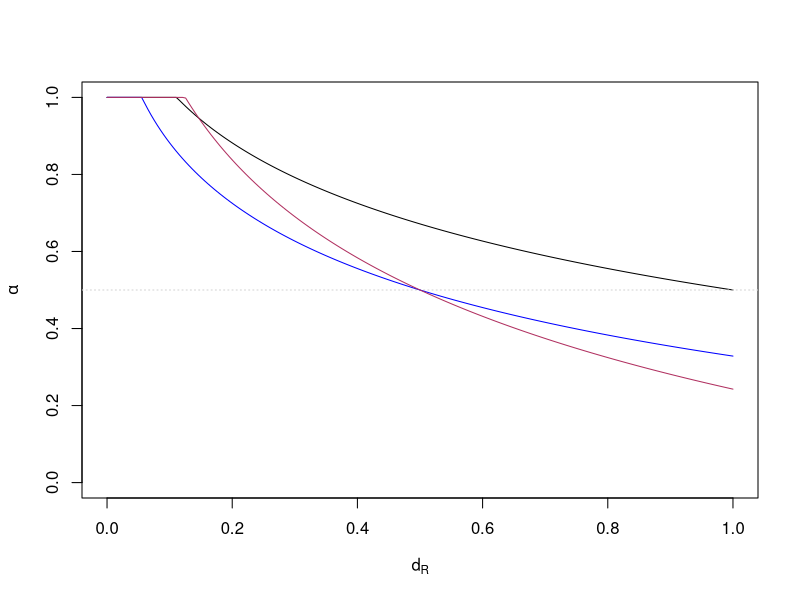
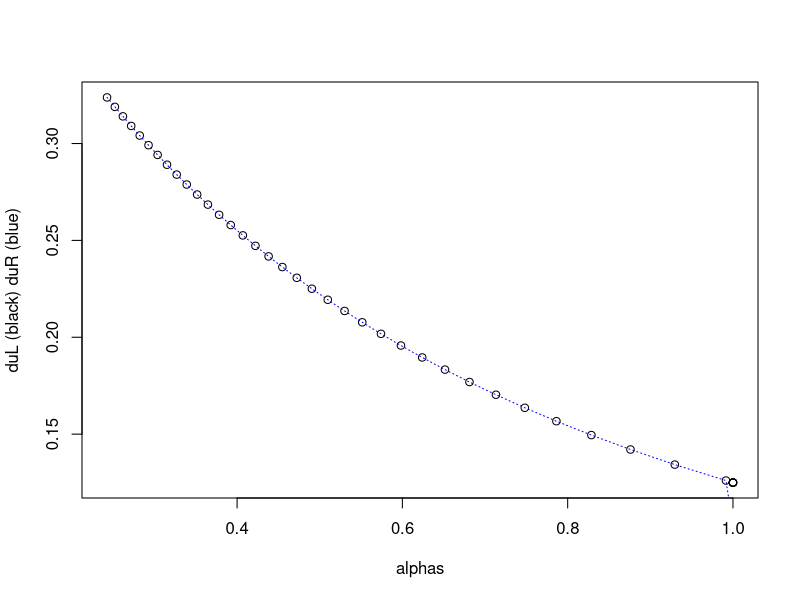
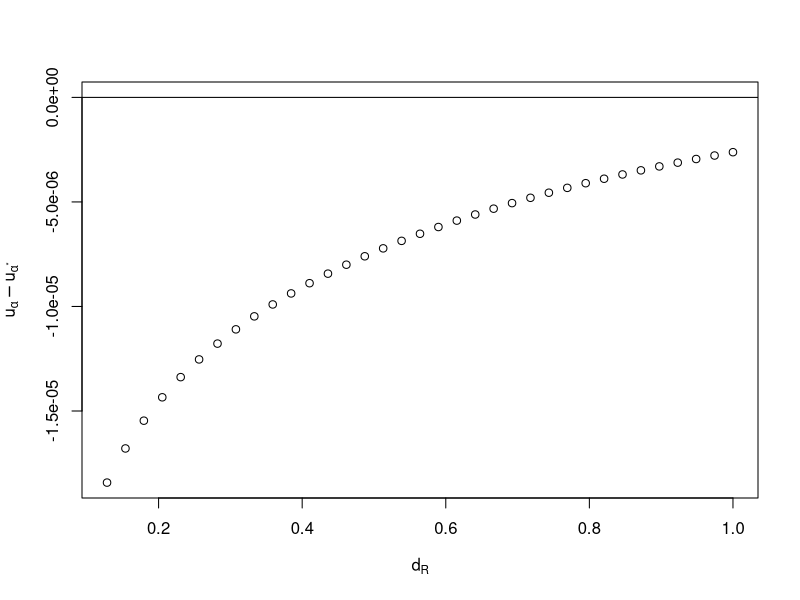
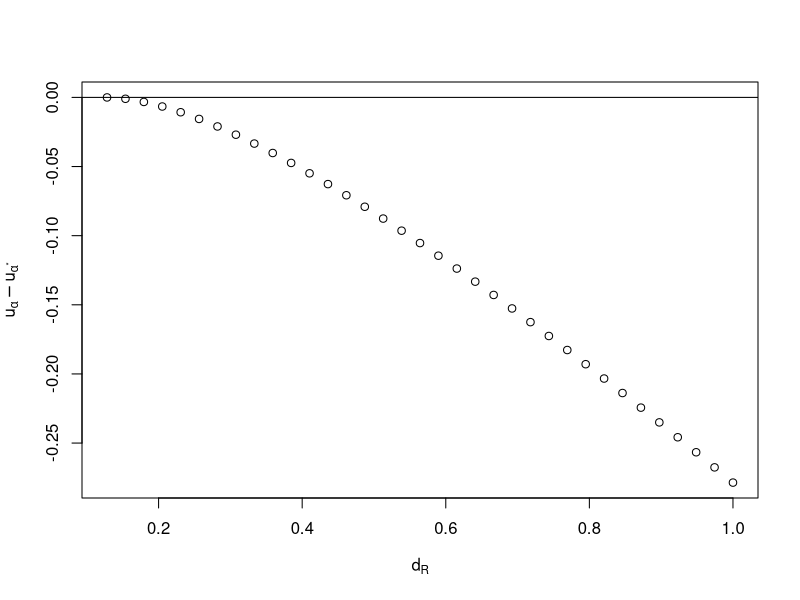
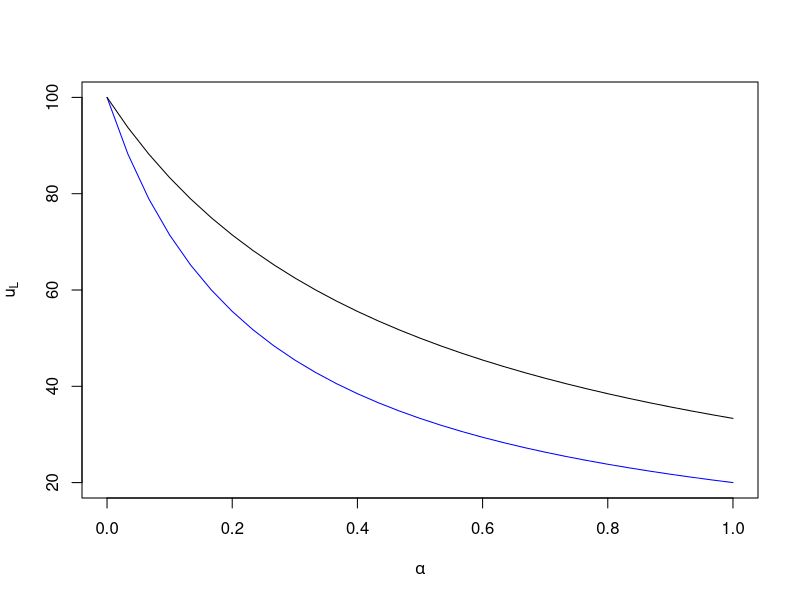
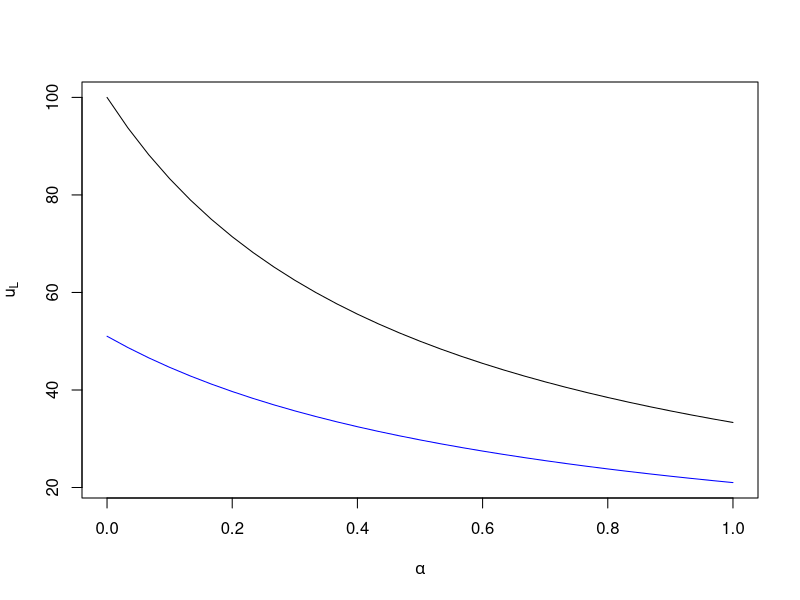
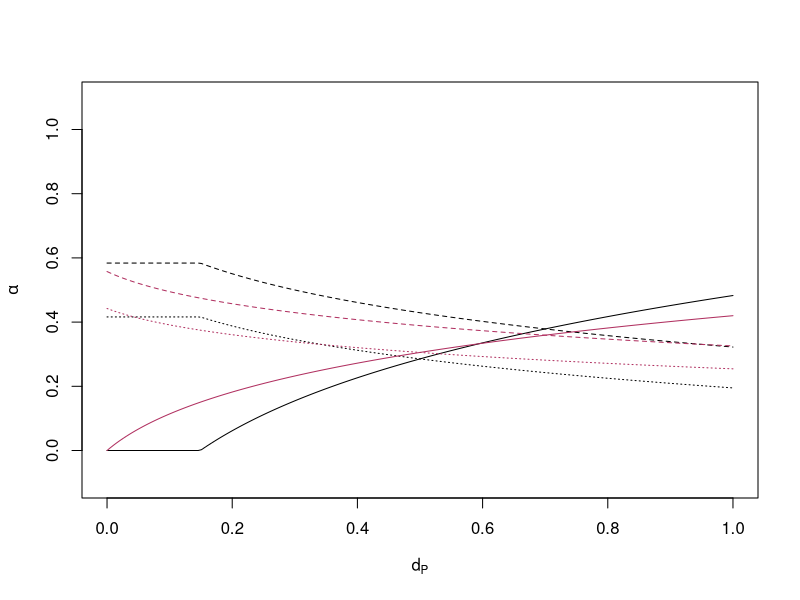
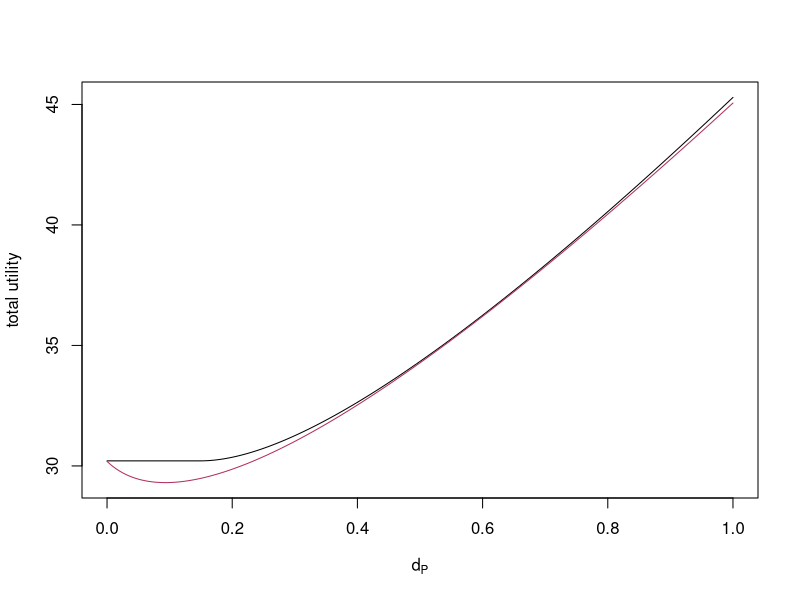

Write R code to recreate these figures, in order.
## ---- chunk 1
calc_alpha <- function(dL, dR, p){
  dLmdR = dL - dR
  #ifelse(cbind(dLmdR,dLmdR) == 0, c(0.5,0.5), {
  ifelse(dLmdR == 0, 0.5, {
    aeB = p$a_E*p$B
    A = aeB * dL + p$k_mn*(dL+dR)
    D = (aeB + 2*p$k_mn)*sqrt(dL*dR)
    d = aeB*dLmdR
    # q = p$k_mn^2 + aeB*(2+aeB)*dL/dLmdR
    # D = sqrt(A^2-q)
    # alpha0 <- ifelse(dL < dR, (A + D)/aeB, (A - D)/aeB)    
    # alpha <- pmin(1,pmax(0,alpha0))
    #alpha <- cbind((A+D)/d, (A-D)/d)
    alpha0 <- (A-D)/d  # only the second root is reasonable
    alpha <- pmin(1,pmax(0,alpha0))
  })
}
p = within(list(
  a_E = 0.1, 
  B=1, 
  e_P = 0,
  tau = 365/30,
  synB = 15
), k_mn <- a_E*B/2)
dR <- seq(0,1,length.out=5); dL <- 0.5
#calc_alpha(dL, seq(0,1,length.out=5), p)
nstep = 200
dRs = seq(0,1, length.out=nstep)
plot(dRs, calc_alpha(1,dRs,p), type="l", ylim=c(0,1), ylab=expression(alpha), xlab=expression(d[R]))
#plot(dRs, calc_alpha(0.5,dRs,p), type="l", ylim=c(0,1), ylab=expression(alpha), xlab=expression(d[R]))
abline(h=0.5, col="lightgray", lty="dotted")
lines(dRs, calc_alpha(0.5,dRs,p), col="blue")
pB <- within(p, B <- 0.5)
lines(dRs, calc_alpha(0.5,dRs,pB), col="maroon")
## ---- chunk 2
calc_du_dalpha <- function(alpha, dS, p, e_P =  p$e_P){
  aeB = p$a_E * p$B
  aeB * p$k_mn * dS / (e_P + p$k_mn + alpha*aeB)^2
}
dL <- 0.5
dRs = seq(0,1, length.out=40)
dE <- 0.2
alphas = calc_alpha(dL, dRs, pB)
duL = calc_du_dalpha(alphas, dL, pB)
duR = calc_du_dalpha(1-alphas, dRs, pB)
plot(alphas, duL, ylab="duL (black) duR (blue)")
lines(alphas, duR, col="blue", lty="dotted")
## ---- chunk 3
u_decomp <- function(alpha, dLorR, dE, p){
  dLorR/dE/(p$k_mn + alpha * p$a_E * p$B)
}
u_biomin <- function(alpha, dP, dE, p){
  dP*p$k_mn/dE/((p$k_mn + p$e_P)^2 + alpha * p$a_E * p$B * ((p$k_mn + p$e_P)))
}
u_2depoly <- function(alpha, dL, dR, dE, p){
  (alpha * u_decomp(alpha, dL, dE, p) + (1-alpha)* u_decomp((1-alpha), dR, dE, p))*p$a_E*p$B*dE
}
du_dalphaS <- function(alpha, dS, p, e_P =  p$e_P){
  aeB = p$a_E * p$B
  aeB * p$k_mn * dS / (e_P + p$k_mn + alpha*aeB)^2
}
du_dalpha <- function(alpha3, dL, dR, dP, p){
  if (is.matrix(alpha3)) {
    cbind(
      du_dalphaS(alpha3[,"L", drop=FALSE], dL, p, e_P = 0),
      du_dalphaS(alpha3[,"R", drop=FALSE], dR, p, e_P = 0),
      du_dalphaS(alpha3[,"P", drop=FALSE], dP, p)
    )#,c("L","R","P"))
  } else {
    c(
      du_dalphaS(alpha3["L"], dL, p, e_P = 0),
      du_dalphaS(alpha3["R"], dR, p, e_P = 0),
      du_dalphaS(alpha3["P"], dP, p)
    )
  }
}
## ---- chunk 4
is_ess <- alphas < 1 & alphas > 0
aps = 0.99 * alphas
u_ap = u_2depoly(aps, dL, dRs, dE, pB)
u_a =  u_2depoly(alphas, dL, dRs, dE, pB)
#rbind(dRs, u_ap, u_a, u_ap - u_a)[,is_ess]
#plot(dRs[is_ess], u_a[is_ess], type="l")
#lines(dRs[is_ess], u_ap[is_ess], col="blue")
plot(dRs[is_ess], (u_ap - u_a)[is_ess], ylab=expression(u[alpha]-u[alpha^'*']), 
     xlab=expression(d[R]), ylim=c(min((u_ap - u_a)[is_ess]),0))
abline(h=0)
#max((u_ap - u_a)[is_ess], na.rm = TRUE)
## ---- chunk 5
is_ess <- alphas < 1 & alphas > 0
aps = pmax(1,1.01 * alphas)
u_ap = u_2depoly(aps, dL, dRs, dE, pB)
u_a =  u_2depoly(alphas, dL, dRs, dE, pB)
#rbind(dRs, u_ap, u_a, u_ap - u_a)[,is_ess]
#plot(dRs[is_ess], u_a[is_ess], type="l")
#lines(dRs[is_ess], u_ap[is_ess], col="blue")
plot(dRs[is_ess], (u_ap - u_a)[is_ess], ylab=expression(u[alpha]-u[alpha^'*']), 
     xlab=expression(d[R]), ylim=c(min((u_ap - u_a)[is_ess]),0))
abline(h=0)
max((u_ap - u_a)[is_ess], na.rm = TRUE)
## ---- chunk 6
calc_alpha3_optL <- function(alphaP, dL, dR, dP, p){
  dLmdR = dL - dR
  #ifelse(cbind(dLmdR,dLmdR) == 0, c(0.5,0.5), {
  ifelse(dLmdR == 0, 0.5, {
    aeB = p$a_E*p$B
    A = aeB*(1-alphaP) * dL + p$k_mn*(dL+dR)
    D = (aeB*(1-alphaP) + 2*p$k_mn)*sqrt(dL*dR)
    d = aeB*dLmdR
    # q = p$k_mn^2 + aeB*(2+aeB)*dL/dLmdR
    # D = sqrt(A^2-q)
    # alpha0 <- ifelse(dL < dR, (A + D)/aeB, (A - D)/aeB)    
    # alpha <- pmin(1,pmax(0,alpha0))
    #alpha <- cbind((A+D)/d, (A-D)/d)
    alpha0 <- (A-D)/d  # only the second root is reasonable
    alpha <- pmin(1,pmax(0,alpha0))
  })
}
calc_alpha3_optLRP <- function(dL,dR, dP, p){
  aeB = p$a_E*p$B
  A = 2*aeB*dL^(3/2)*dP*sqrt(dR) - aeB*dL^2*dP - aeB*dL*dP*dR + 4*dL^(3/2)*dP*sqrt(dR)*p$k_mn - dL^3*p$e_P - dL^3*p$k_mn - 
      2*dL^2*dP*p$k_mn + 2*dL^2*dR*p$e_P + 2*dL^2*dR*p$k_mn - 2*dL*dP*dR*p$k_mn - dL*dR^2*p$e_P - dL*dR^2*p$k_mn 
  D = sqrt(dP)*(aeB + p$e_P + 3*p$k_mn)*sqrt(-2*dL^(9/2)*sqrt(dR) + 4*dL^(7/2)*dR^(3/2) - 2*dL^(5/2)*dR^(5/2) + dL^5 - dL^4*dR - dL^3*dR^2 + dL^2*dR^3)
  B = aeB*(2*dL^(3/2)*dP*sqrt(dR) + dL^3 - dL^2*dP - 2*dL^2*dR - dL*dP*dR + dL*dR^2)
  alphaP <- (A+D)/B
  alphaL <- calc_alpha3_optL(alphaP, dL,dR,dP,p)
  alphaR <- 1-alphaL-alphaP
  alpha=cbind(L=alphaL,R=alphaR,P=alphaP)
  alpha
}
.tmp.f <- function(){
  dL = 0.7; dR = 0.5; dP = 0.3
  p = within(list(
    a_E = 0.1, 
    B=1, 
    e_P = 0,
    tau = 365/30,
    synB = 15
  ), k_mn <- a_E*B/2)
  calc_alpha3_optLRP(dL,dR,dP,p)
  calc_alpha3_optLRP(dL,dR,c(0.3,0.5),p)
  #sum(alpha3)
}
## ---- chunk 7
calc_alphaS_optSP <- function(dS, dP, p){
  dLmdR = dS - dP
  #ifelse(cbind(dLmdR,dLmdR) == 0, c(0.5,0.5), {
  alphaL <- ifelse(dLmdR == 0, 0.5, {
    aeB = p$a_E*p$B
    A = (aeB+p$e_P+p$k_mn)*dL + p$k_mn*dP
    D = sqrt(dL*dP)*(aeB + p$e_P + 2*p$k_mn)
    d = aeB*dLmdR
    # q = p$k_mn^2 + aeB*(2+aeB)*dL/dLmdR
    # D = sqrt(A^2-q)
    # alpha0 <- ifelse(dL < dR, (A + D)/aeB, (A - D)/aeB)    
    # alpha <- pmin(1,pmax(0,alpha0))
    #alpha <- cbind((A+D)/d, (A-D)/d)
    alpha0 <- (A-D)/d  # only the second root is reasonable
    alphaL <- pmin(1,pmax(0,alpha0))
  })
  alphaL
}
.tmp.f <- function(){
  dL = 0.7; dR = 0.1; dP = 0.3
  p = within(list(
    a_E = 0.1, 
    B=1, 
    e_P = 0,
    tau = 365/30,
    synB = 15
  ), k_mn <- a_E*B/2)
  calc_alphaS_optSP(dL,seq(0,1,length.out=5),p)
  #sum(alpha3)
}
## ---- chunk 8
# utility of depolymerizing enzyme
p = within(list(
  a_E = 0.1, 
  B=1, 
  e_P = 0
), k_mn <- a_E*B/2)
alpha = seq(0,1,length.out=31)
dL = dLorR= 1
dR = 0.7
dP = seq(0,1,length.out=30)
dE = 0.2
plot(u_decomp(alpha, dL, dE,  within(p, B <-2)) ~ alpha, type = "l", col="blue",
     ylab=expression(u[L]), xlab=expression(alpha))
lines(u_decomp(alpha, dL, dE, p) ~ alpha)
## ---- chunk 9
# utility of biomineralizing enzyme
u_e0 <- u_biomin(alpha, dL, dE,  p)
u_e1 <- u_biomin(alpha, dL, dE, within(p, e_P <- a_E*B/5))
plot(u_e0 ~ alpha, type = "l", ylim=range(c(u_e0,u_e1)),
     ylab=expression(u[L]), xlab=expression(alpha))
lines(u_e1 ~ alpha,col="blue")
## ---- chunk 10
calc_alpha3_opt = function (dL,dR, dP, p, dE=0.2){
  dumax = sort(du_dalpha(c(L=0,R=0,P=0), dL, dR, dP, p), decreasing = TRUE)
  if(names(dumax[1]) == "L") {
    du1 = du_dalphaS(1, dL, p, e_P=0)
    if (du1 > dumax[2]) return(c(L=1,R=0,P=0))
    if (names(dumax[2]) == "R"){
      alphaL = calc_alpha(dL, dR, p)
      du2 = du_dalphaS(alphaL, dL, p, e_P = 0)
      if (du2 > dumax[3]) return(c(L=alphaL,R=(1-alphaL),P=0))
    } else { # umax2 must be P
      alphaL = calc_alphaS_optSP(dL,dP,p)
      du2 = du_dalphaS(alphaL, dL, p, e_P = 0)
      if (du2 > dumax[3]) return(c(L=alphaL,R=0,P=(1-alphaL)))
    }
    alpha3 = calc_alpha3_optLRP(dL,dR,dP,p)
    return(alpha3)
  }
  if(names(dumax[1]) == "R") {
    du1 = du_dalphaS(1, dR, p, e_P = 0)
    if (du1 > dumax[2]) return(c(L=0,R=1,P=0))
    if (names(dumax[2]) == "L"){
      alphaL = calc_alpha(dL, dR, p)
      du2 = du_dalphaS(alphaL, dL, p, e_P = 0)
      if (du2 > dumax[3]) return(c(L=alphaL,R=(1-alphaL),P=0))
    } else { # umax2 must be P
      alphaR = calc_alphaS_optSP(dR,dP,p)
      du2 = du_dalphaS(alphaR, dR, p, e_P = 0)
      if (du2 > dumax[3]) return(c(L=0,R=alphaR,P=(1-alphaR)))
    }
    alpha3 = calc_alpha3_LRP(dL,dR,dP,p)
    return(alpha3)
  }
  if(names(dumax[1]) == "P") {
    du1 = du_dalphaS(1, dP, p)
    if (du1 > dumax[2]) return(c(L=0,R=0,P=1))
    if (names(dumax[2]) == "L"){
      alphaL = calc_alphaS_optSP(dL,dP,p)
      du2 = du_dalphaS(alphaL, dL, p, e_P = 0)
      if (du2 > dumax[3]) return(c(L=alphaL,R=0,P=(1-alphaL)))
    } else if (names(dumax[2]) == "R") {
      alphaR = calc_alphaS_optSP(dR,dP,p)
      du2 = du_dalphaS(alphaR, dR, p, e_P = 0)
      if (du2 > dumax[3]) return(c(L=0,R=alphaR,P=(1-alphaR)))
    }
    alpha3 = calc_alpha3_optLRP(dL,dR,dP,p)
    return(alpha3)
  }
  stop("unhandled umax: ", dumax)
} 
.tmp.f <- function(){
  dL = 0.7; dR = 0.5; dP = 0.6
  dL = 0.7; dR = 0.5; dP = 0.3
  alpha3 = calc_alpha3_opt(dL,dR,dP,p)
  alpha3
  # all derivatives equal?
  # c(u_decomp(alpha3[,"L"], dL, dE, p), u_decomp(alpha3[,"R"], dR, dE, p), u_biomin(alpha3[,"P"], dP, dE, p))
  du_dalpha(alpha3, dL, dR, dP, p)
}
## ---- chunk 11
compute_utilities <- function(alpha3,dL,dR,dP,p,dE=0.2){
  c(
      u_decomp(alpha3["L"], dL, dE, p), 
      u_decomp(alpha3["R"], dR, dE, p), 
      u_biomin(alpha3["P"], dP, dE, p)
    )
}
compute_total_utilities <- function(alpha3,dL,dR,dP,p,dE=0.2){
  u = compute_utilities(alpha3,dL,dR,dP,p,dE)
  sum(alpha3 * u)
}
calc_alpha3_relative = function(dL,dR,dP,p,dE=0.2) {
  u0 = u1 = sapply(list(L=dL, R=dR, P=dP), function(x) x/(dE*p$k_mn))
  # fixpoint iteration
  for (i in 1:5) {
    alpha3 = u1/sum(u1)
    u1 = compute_utilities(alpha3,dL,dR,dP,p,dE)
    #print(c(u1, sum(alpha3*u1)))
  }
  alpha3
}
.tmp.f <- function(){
  calc_alpha3_relative(dL,dR,dP,p)  
}
## ---- chunk 12
nstep = 200
dL = 0.7
dR = 0.5
dPs = seq(0,1, length.out=nstep)
alpha3 = sapply(dPs, function(dP){calc_alpha3_opt(dL,dR,dP,p)} )
alpha3r = sapply(dPs, function(dP){calc_alpha3_relative(dL,dR,dP,p)} )

plot(dPs, alpha3["P",], type="l", ylim=c(-0.1,1.1), ylab=expression(alpha), xlab=expression(d[P]))
#plot(dPs, alpha3["R",], type="l",  ylab=expression(alpha), xlab=expression(d[P]))
lines(dPs, alpha3["L",], type="l", lty="dashed")
lines(dPs, alpha3["R",], type="l", lty="dotted")
#
lines(dPs, alpha3r["P",], type="l", col="maroon")
lines(dPs, alpha3r["L",], type="l", lty="dashed", col="maroon")
lines(dPs, alpha3r["R",], type="l", lty="dotted", col="maroon")
## ---- chunk 13
usum = sapply(seq_along(dPs), function(i){compute_total_utilities(alpha3[,i],dL,dR,dPs[i],p,dE)})
usum_r = sapply(seq_along(dPs), function(i){compute_total_utilities(alpha3r[,i],dL,dR,dPs[i],p,dE)})
plot(dPs, usum, type="l", ylim=range(c(usum,usum_r)),ylab="total utility", xlab=expression(d[P]))
#plot(dPs, alpha3["R",], type="l",  ylab=expression(alpha), xlab=expression(d[P]))
lines(dPs, usum_r, type="l", col="maroon")
